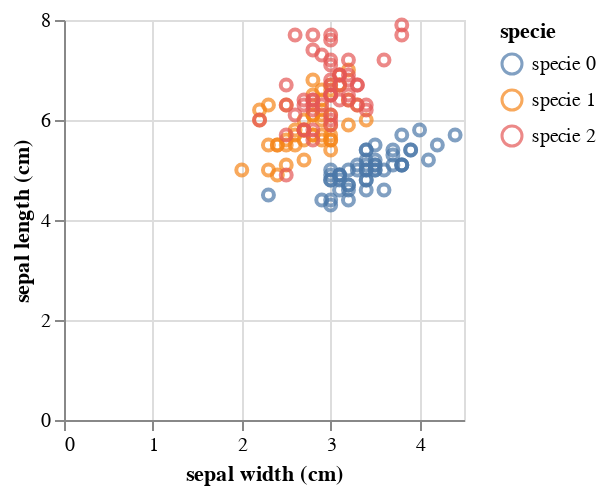

Write a Vega-Lite specification for this figure.
### Vega-Lite specification from a JSON file in a GitHub repository (floating-point values rounded to 4 significant figures; data arrays with more than 128 entries replaced by an {"elided": "..."} marker saying what was removed)
{"$schema": "https://vega.github.io/schema/vega-lite/v2.4.3.json", "config": {"view": {"height": 300, "width": 400}}, "data": {"values": {"elided": "150 records"}}, "encoding": {"color": {"field": "specie", "type": "nominal"}, "x": {"field": "sepal width (cm)", "type": "quantitative"}, "y": {"field": "sepal length (cm)", "type": "quantitative"}}, "height": 200, "mark": "point", "width": 200}
